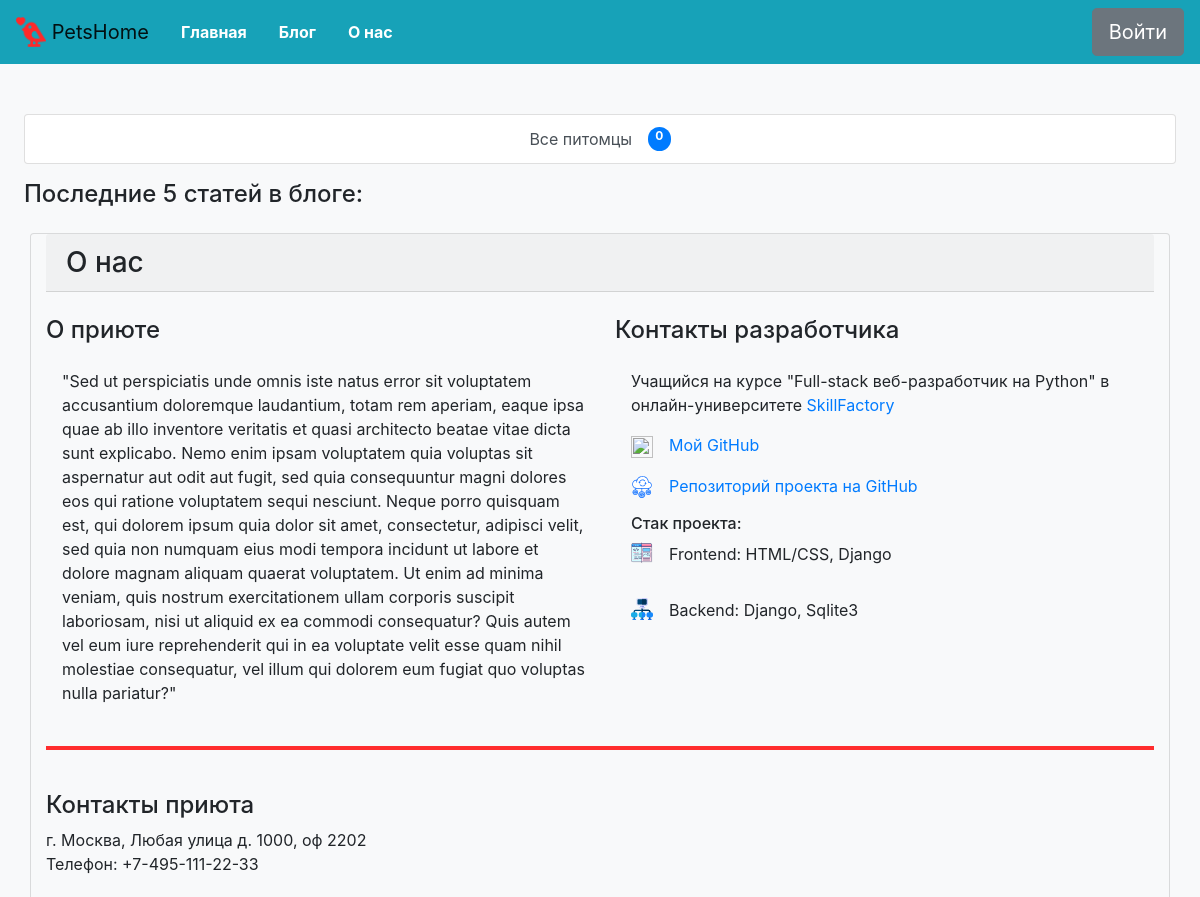
The app's page /aboutus/ (upper part), older data.
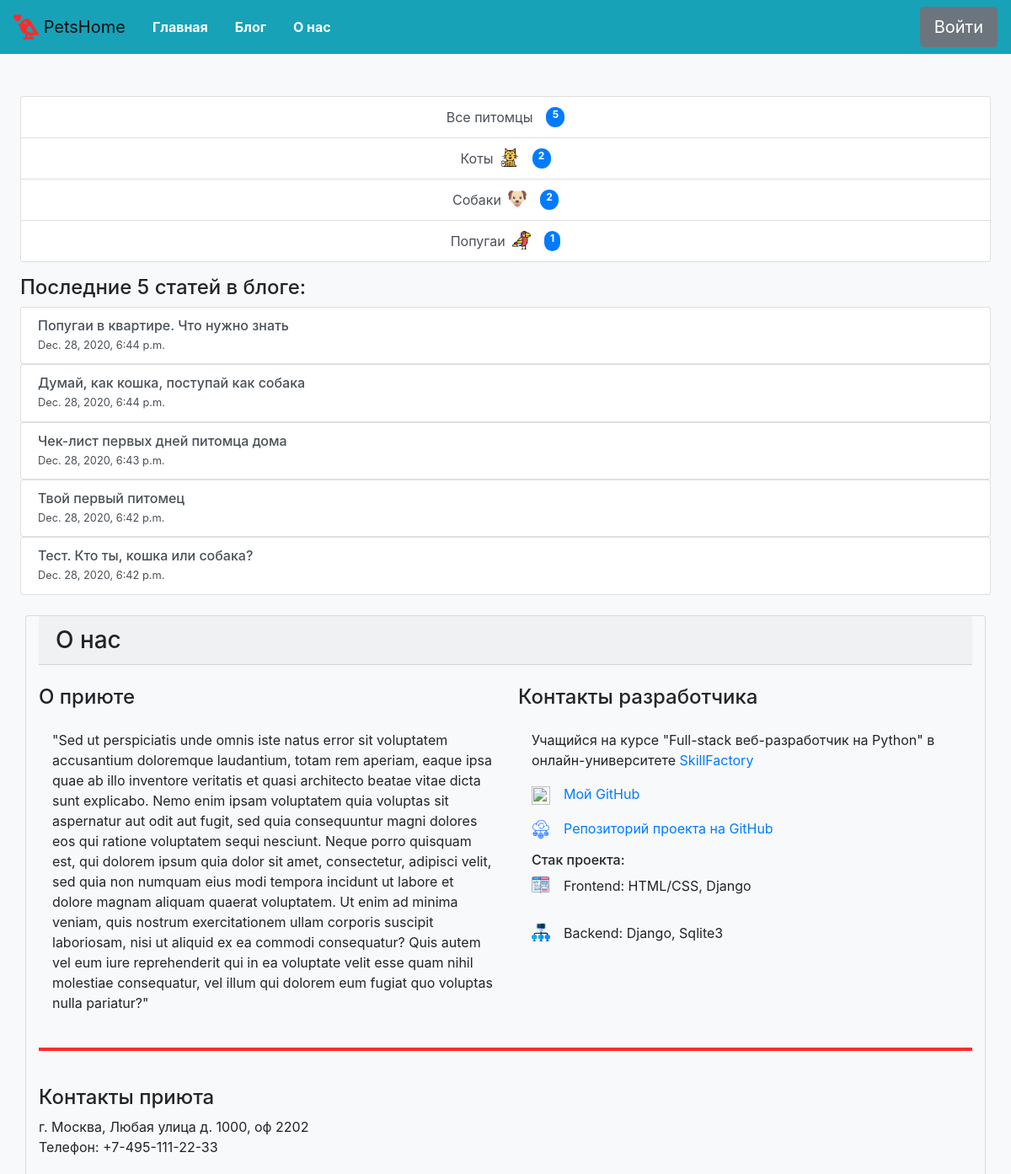
The same page, newer data.
### pets/models.py (models this page shows, shortened)
class Animal (models.Model):
    CAT = 'Коты'
    DOG = 'Собаки'
    PARROT = 'Попугаи'
    ANIMAL_TYPE = [
        (CAT,'Коты'),
        (DOG, 'Собаки'),
        (PARROT, 'Попугаи'),
    ]
    type = models.CharField(max_length= 30, choices=ANIMAL_TYPE, verbose_name='Тип животного')
    icon = models.ImageField(upload_to='animal_icons/%Y/%m/%d', blank=True, verbose_name='Иконка животного')
    slug = models.SlugField(default='', unique=True)

class Pet (models.Model):
    MALE = 'Мальчик'
    FEMALE = 'Девочка'
    PET_SEX = [
        (MALE,'Мальчик'),
        (FEMALE, 'Девочка'),
    ]
    nickname = models.CharField(max_length=80, verbose_name='Кличка питомца')
    sex = models.CharField (max_length = 10, choices= PET_SEX, verbose_name='Пол питомца')
    breed = models.ForeignKey(Breed, on_delete= models.CASCADE, verbose_name='Порода питомца')
    description = models.TextField(verbose_name='Описание')
    date_enter = models.DateField(default=datetime.date.today(), verbose_name='Дата поступления')
    type = models.ForeignKey(Animal, on_delete=models.CASCADE, verbose_name='Тип питомца')
    year = models.SmallIntegerField(verbose_name='Возраст питомца')
    photo = models.ImageField(upload_to='pet_images/%Y/%m/%d', blank=True, verbose_name='Фото питомца')
    like = models.SmallIntegerField (default=0, verbose_name='Лайки')
    vetpasport = models.BooleanField(default= False,verbose_name='Наличие ветпаспорта у питомца')

class Blog (models.Model):
    title = models.CharField(max_length= 200, verbose_name='Название статьи')
    date = models.DateTimeField(default=timezone.now, verbose_name='Дата опубликования')
    blogpost = models.TextField(verbose_name='Текст сообщения')
    small_decc = models.CharField(max_length = 50, blank=True, verbose_name='Короткий текст сообщения')

### pets/views.py (the view)
# urls.py: path('aboutus/', views.ContactsPageView.as_view(), name='contacts'),
class ContactsPageView(TemplateView):
    template_name = 'aboutus.html'
    def get_context_data(self, **kwargs):
        context = super().get_context_data(**kwargs)
        context["animal"] = models.Animal.objects.all()
        context["pets_count"] = models.Pet.objects.all()
        context["blog5"] = models.Blog.objects.all().order_by('-pk')[:5]
        return context

### pets/templates/aboutus.html (shortened to what this page needs)
{% extends 'base.html' %}
{% load static %}
{% block main %}
    <div class="col-10 d-flex flex-column main-block-size">
        <div class="container bg-light card ">
            <h3 class="h3 mb-4 w-100 card-header">О нас </h3>
            <div class="row d-flex flex-row flex-wrap">
                <div class="col-6 about-item">
                    <h4 class="h4 w-100 mb-4">О приюте</h4>
                    <p class="ml-3">
                        "Sed ut perspiciatis unde omnis iste natus error sit voluptatem accusantium doloremque laudantium, totam rem aperiam, eaque ipsa quae ab illo inventore veritatis et quasi architecto beatae vitae dicta sunt explicabo. Nemo enim ipsam voluptatem quia voluptas sit aspernatur aut odit aut fugit, sed quia consequuntur magni dolores eos qui ratione voluptatem sequi nesciunt. Neque porro quisquam est, qui dolorem ipsum quia dolor sit amet, consectetur, adipisci velit, sed quia non numquam eius modi tempora incidunt ut labore et dolore magnam aliquam quaerat voluptatem. Ut enim ad minima veniam, quis nostrum exercitationem ullam corporis suscipit laboriosam, nisi ut aliquid ex ea commodi consequatur? Quis autem vel eum iure reprehenderit qui in ea voluptate velit esse quam nihil molestiae consequatur, vel illum qui dolorem eum fugiat quo voluptas nulla pariatur?"
                    </p>
                </div>
                <div class="col-6 about-item">
                    <h4 class="h4 w-100 mb-4">Контакты разработчика</h4>
                    <div class="ml-3">
                        <p>Учащийся на курсе "Full-stack веб-разработчик на Python" в онлайн-университете <a href="https://skillfactory.ru">SkillFactory</a> </p>
                        <div class="d-flex mb-3">
                            <a href="https://github.com/YuriyShashurin"><img class="mr-3" src="{% static 'Images\github.svg' %}" style="height: 22px; width: 22px" alt='Github'>Мой GitHub</a>
                        </div>
                        <div class="d-flex mb-3">
                            <a href="#"><img class="mr-3" src="{% static 'Images\cloud.svg' %}" style="height: 22px; width: 22px" alt='My Repositories'>Репозиторий проекта на GitHub</a>
                        </div>
                        <h6>Стак проекта:</h6>
                        <div class="d-flex flex-row mb-3">
                            <img class="mr-3" src="{% static 'Images\frontend.svg' %}" style="height: 22px; width: 22px" alt='Github'>
                            <p>Frontend: HTML/CSS, Django </p>
                        </div>
                        <div class="d-flex flex-row mb-3">
                            <img class="mr-3" src="{% static 'Images\backend.svg' %}" style="height: 22px; width: 22px" alt='Github'>
                            <p>Backend: Django, Sqlite3 </p>
                        </div>
                    </div>
                </div>
            </div>
            <div class="d-flex flex-column align-items-center mb-3">
                <div class="contact-line w-90"></div>
            </div>
            <div class="map_contact d-flex flex-column justify-content-centre">
                <h4 class="h4 w-100">Контакты приюта</h4>
                 <p class="mb-4">
                     г. Москва, Любая улица д. 1000, оф 2202 </br>
                     Телефон:  +7-495-111-22-33</br>
                 </p>
            </div>
        </div>
    </div>
{% endblock %}

### pets/templates/base.html (shortened to what this page needs)
{% load static %}
<html lang="ru">
<head>
    {% block bootstrap_header %}
    <link rel="stylesheet" href="https://cdn.jsdelivr.net/npm/bootstrap@4.5.3/dist/css/bootstrap.min.css">
    {% endblock bootstrap_header %}
    <link rel="stylesheet" href='{% static "CSS\main.css" %}'>
</head>
<body>
    <header>
        <nav class="navbar navbar-expand-lg navbar-light bg-info d-flex flex-wrap">
            <a class="navbar-brand" href="/">
                <img src="{% static 'Images/love-birds2.png' %}" width="30" height="30" class="d-inline-block align-top " alt="">
                PetsHome
              </a>
            <div class="collapse navbar-collapse justify-content-center d-flex flex-wrap" >
                <ul class="nav mr-auto justify-content-center">
                    <li class="nav-item active">
                        <a class="nav-link text-white font-weight-bold" href="/">Главная<span class="sr-only">(current)</span></a>
                    </li>
                    <li class="nav-item">
                        <a class="nav-link text-white font-weight-bold" href="/blog/">Блог</a>
                    </li>
                    <li class="nav-item">
                        <a class="nav-link text-white font-weight-bold" href="/aboutus/">О нас</a>
                    </li>
                </ul>
                <form class="form-inline my-2 my-lg-0">
                    <button class="btn btn-secondary btn-lg my-2 my-sm-0" type="submit">Войти</button>
                </form>
            </div>
        </nav>
    </header>
    <main>
        <div class="row main-wrap mb-5 d-flex flex-wrap">
            <div class="col-2 menu-block-size">
                <div class="list-group mb-3">
                    <a href="/" class="list-group-item list-group-item-action d-flex justify-content-between ">
                      Все питомцы
                      <span class=" ml-3 badge badge-primary badge-pill">{{ pets_count|length }}</span>
                    </a>
                    {% for pet in animal %}
                    <a href="/pets/{{ pet.slug }}" id="{{ pet.type }}" class=" list-group-item list-group-item-action d-flex justify-content-between">
                    {{ pet.type }}
                        <img class="mr-3 ml-2" src='{{ pet.icon.url }}' style="height: 22px; width: 22px">
                        <span class="badge badge-primary badge-pill">{{ pet.pet_set.all|length }}</span>
                    {% endfor %}
                    </a>
                </div>
                <div class="mb-4">
                    <h4 class="h4">Последние 5 статей в блоге:</h4>
                    {% for blog in blog5  %}
                    <div class="list-group">
                        <a href="/blog/{{ blog.pk }}" class="list-group-item list-group-item-action flex-column align-items-start">
                        <div class="d-flex w-100 flex-column">
                            <h6 class="h6 mb-1">{{ blog.title }}</h6>
                            <small>{{ blog.date }}</small>
                        </div>
                        </a>
                    </div>
                    {% endfor %}
                </div>
            </div>
            {% block main %}
            {% endblock %}
        </div>
    </main>
</body>
</html>

Row changes from the older to the newer data that the page shows:
added Animal: type "Коты", icon (picture), pet_set.all|length "2"
added Animal: type "Собаки", icon (picture), pet_set.all|length "2"
added Animal: type "Попугаи", icon (picture), pet_set.all|length "1"
added Blog: title "Попугаи в квартире. Что нужно знать", date "Dec. 28, 2020, 6:44 p.m."
added Blog: title "Думай, как кошка, поступай как собака", date "Dec. 28, 2020, 6:44 p.m."
added Blog: title "Чек-лист первых дней питомца дома", date "Dec. 28, 2020, 6:43 p.m."
added Blog: title "Твой первый питомец", date "Dec. 28, 2020, 6:42 p.m."
added Blog: title "Тест. Кто ты, кошка или собака?", date "Dec. 28, 2020, 6:42 p.m."
Text that changed along with them:
{{ pets_count|length }}: "0" → "5"
